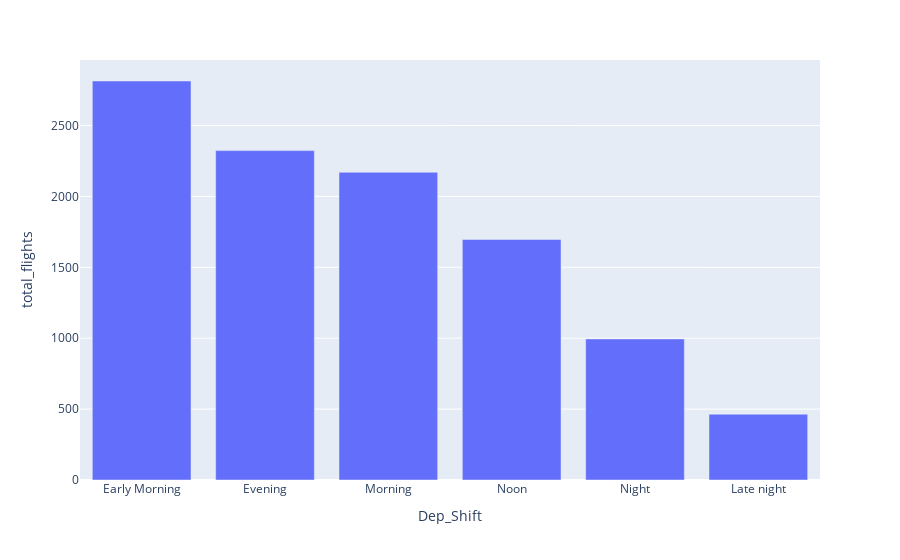

The cell this chart's notebook holds for it:
### Code cell
px.bar(data_frame = counts, x = "Dep_Shift" , y = "total_flights")

### Figure 1 — Plotly figure (JSON) as saved in the notebook; plotly's stock layout.template omitted (floating-point values rounded to 4 significant figures)
{"data": [{"hovertemplate": "Dep_Shift=%{x}<br>total_flights=%{y}<extra></extra>", "legendgroup": "", "marker": {"color": "#636efa", "pattern": {"shape": ""}}, "name": "", "orientation": "v", "showlegend": false, "textposition": "auto", "type": "bar", "x": ["Early Morning", "Evening", "Morning", "Noon", "Night", "Late night"], "xaxis": "x", "y": [2814, 2323, 2170, 1696, 995, 464], "yaxis": "y"}], "layout": {"barmode": "relative", "legend": {"tracegroupgap": 0}, "margin": {"t": 60}, "xaxis": {"anchor": "y", "domain": [0, 1], "title": {"text": "Dep_Shift"}}, "yaxis": {"anchor": "x", "domain": [0, 1], "title": {"text": "total_flights"}}}}
